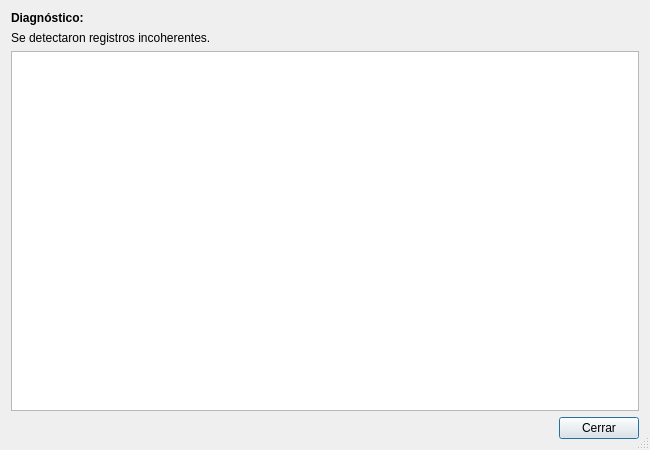
<?xml version="1.0" encoding="UTF-8"?>
<ui version="4.0">
 <class>DialogDetallesVerificador</class>
 <widget class="QDialog" name="DialogDetallesVerificador">
  <property name="geometry">
   <rect>
    <x>0</x>
    <y>0</y>
    <width>650</width>
    <height>450</height>
   </rect>
  </property>
  <property name="windowTitle">
   <string>Detalles del Diagnóstico</string>
  </property>
  <property name="sizeGripEnabled">
   <bool>true</bool>
  </property>
  <layout class="QVBoxLayout" name="verticalLayout">
   <item>
    <widget class="QLabel" name="labelTitulo">
     <property name="font">
      <font>
       <bold>true</bold>
      </font>
     </property>
     <property name="text">
      <string>Diagnóstico: </string>
     </property>
    </widget>
   </item>
   <item>
    <widget class="QLabel" name="labelInfo">
     <property name="text">
      <string>Se detectaron registros incoherentes.</string>
     </property>
     <property name="wordWrap">
      <bool>true</bool>
     </property>
    </widget>
   </item>
   <item>
    <widget class="QPlainTextEdit" name="plainTextEditDetalles">
     <property name="readOnly">
      <bool>true</bool>
     </property>
    </widget>
   </item>
   <item>
    <layout class="QHBoxLayout" name="horizontalLayout">
     <item>
      <spacer name="horizontalSpacer">
       <property name="orientation">
        <enum>Qt::Horizontal</enum>
       </property>
       <property name="sizeHint" stdset="0">
        <size>
         <width>40</width>
         <height>20</height>
        </size>
       </property>
      </spacer>
     </item>
     <item>
      <widget class="QPushButton" name="pushButtonCerrar">
       <property name="text">
        <string>Cerrar</string>
       </property>
      </widget>
     </item>
    </layout>
   </item>
  </layout>
 </widget>
 <resources/>
 <connections>
  <connection>
   <sender>pushButtonCerrar</sender>
   <signal>clicked()</signal>
   <receiver>DialogDetallesVerificador</receiver>
   <slot>accept()</slot>
   <hints>
    <hint type="sourcelabel">
     <x>-1</x>
     <y>-1</y>
    </hint>
    <hint type="destinationlabel">
     <x>-1</x>
     <y>-1</y>
    </hint>
   </hints>
  </connection>
 </connections>
</ui>
